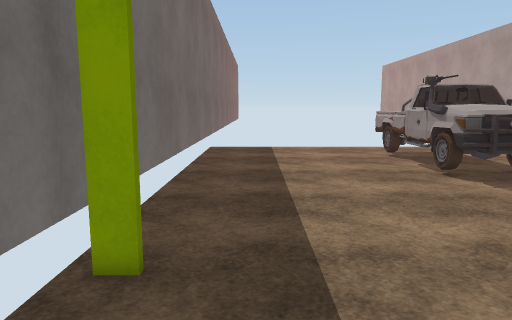
View 1 (above)

18 first-person views from a walk through a scene from a Unity 3-D project. The camera is 1.5 m above the floor, tilts 8° down and sees 70° across. The floor is counted in squares, 0.5 m on a side. Each view is taken from the middle of a square. On the plan, view 1 faces up. The plan holds only what a view shows up to about 20 squares ahead; the rest is blank. The place goes on beyond the plan. Some surface patterns are stand-ins.

View 2
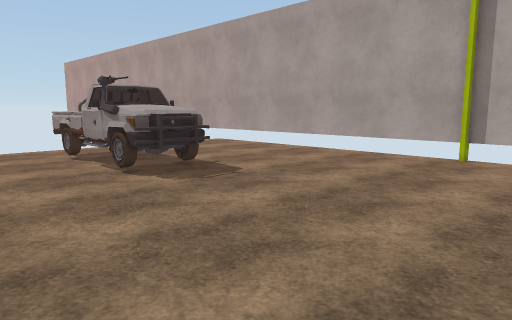

View 3
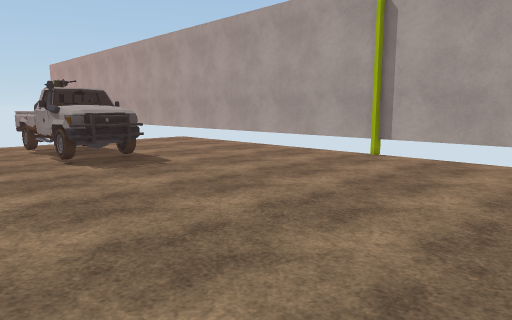

View 4
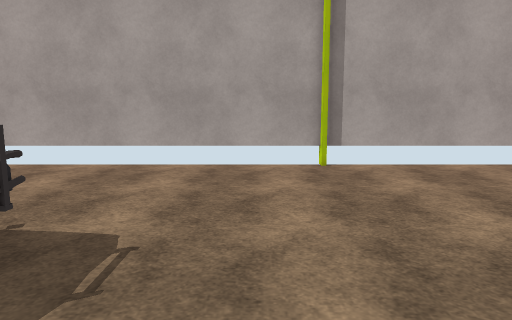

View 5
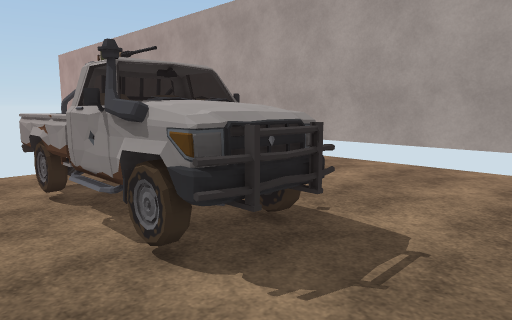

View 6
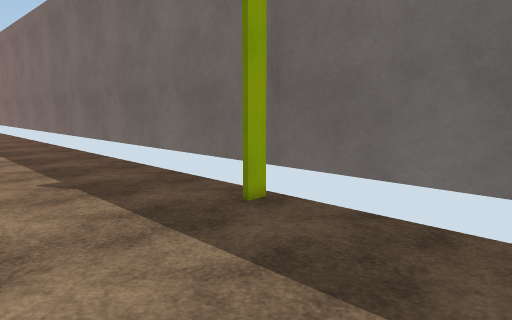

View 7
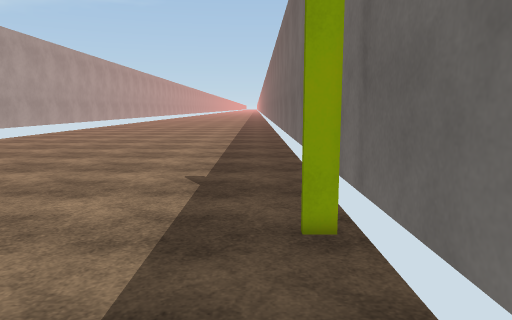

View 8
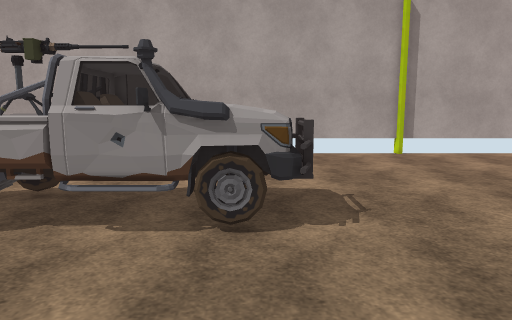

View 9
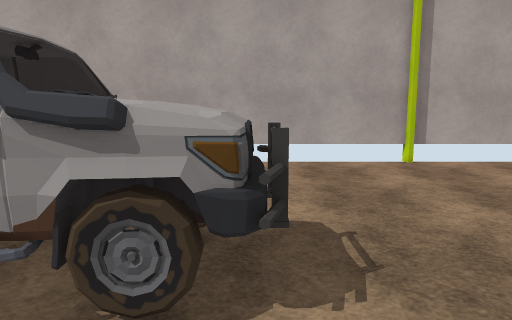

View 10
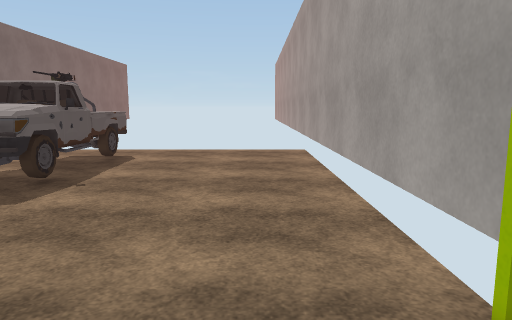

View 11
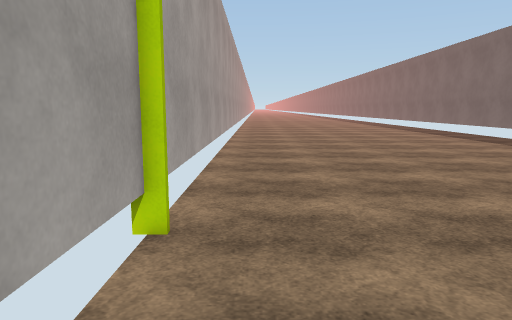

View 12
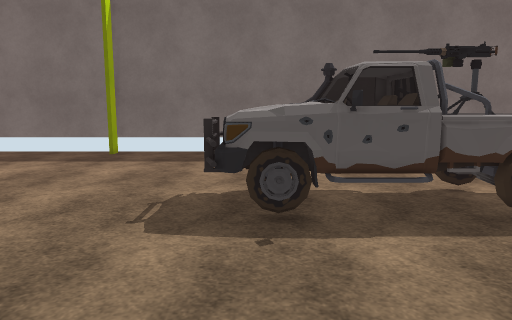

View 13
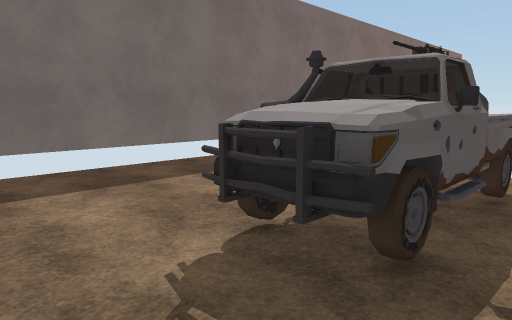

View 14
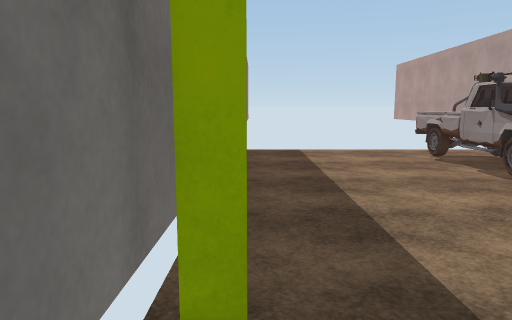

View 15
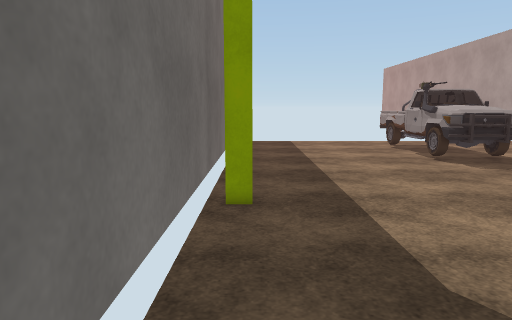

View 16
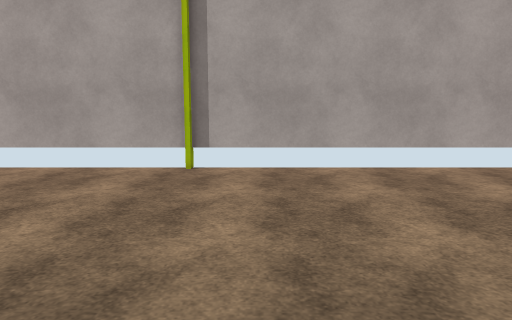

View 17
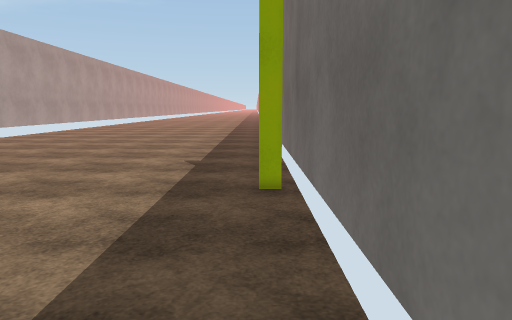

View 18
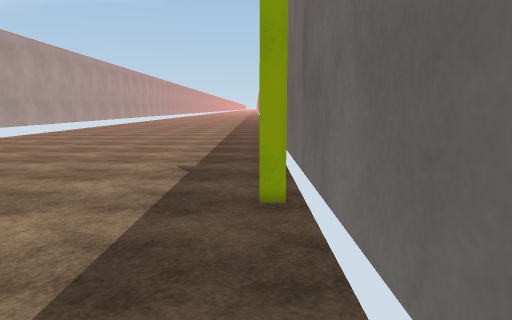

### Floor plan
Key: @ floor where view 1 was taken; # wall or solid block; . floor; O other object.
Columns run from 4 left of view 1 to 25 right of it. Each row starts with its distance up from view 1.
 21   ..........OOOOOO...........#
 20 ##..........OOOOOO...........#
 19 ##..........OOOOOO...........#
 18 ##..........OOOOOO...........#
 17 ##..........OOOOOO...........#
 16 ##..........OOOOOO...........#
 15 ##...........OOOO............#
 14 ##...........................#
 13 ##...........................#
 12 ##...........................#
 11 ##...........................#
 10 ##...........................#
  9 ##...........................#
  8 ##...........................#
  7 ###..........................#
  6 ###..........................#
  5 ##...........................#
  4 ##...........................#
  3 ##...........................#
  2 ##...........................#
  1 # ...........................#
  0 # ..@........................#
 -1 # ...........................#
 -2 # ...........................#
 -3 # ...........................#
 -4 # ...........................#
 -5 # ...........................#

Positions as (right, up) in squares from view 1, and headings:
1: (0, 0), facing up
2: (1, 0), facing up-right
3: (2, -5), facing up-right
4: (5, 10), facing right
5: (5, 10), facing up-right
6: (6, 15), facing down-left
7: (-1, 15), facing down
8: (0, 16), facing right
9: (4, 15), facing right
10: (21, 2), facing up
11: (22, 15), facing down
12: (22, 16), facing left
13: (15, 10), facing up-left
14: (-2, 2), facing up
15: (-2, -5), facing up
16: (6, 3), facing right
17: (-2, 20), facing down
18: (-2, 18), facing down
